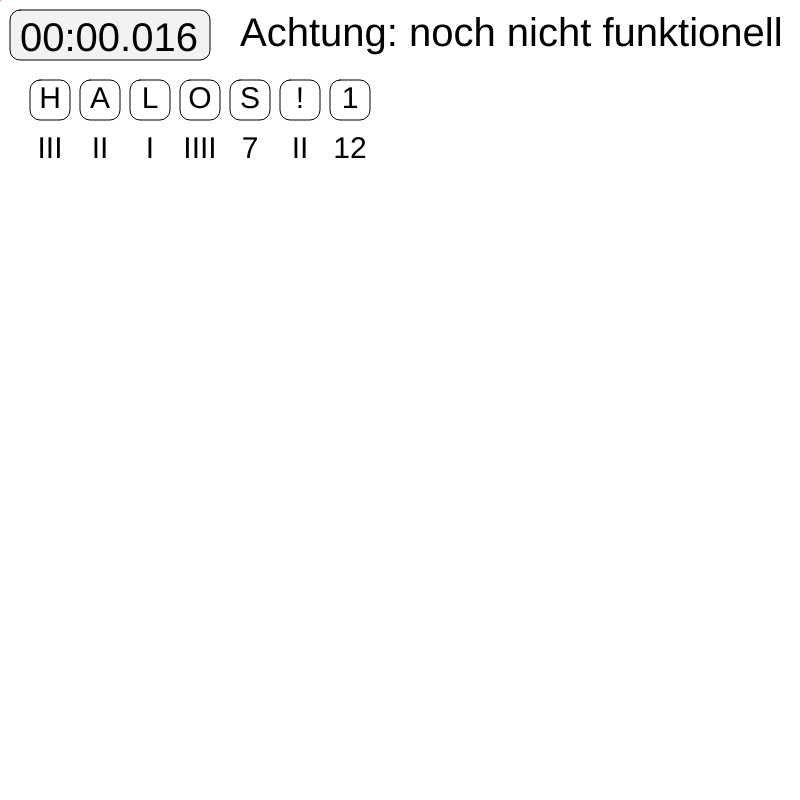
Frame 1 (no input)
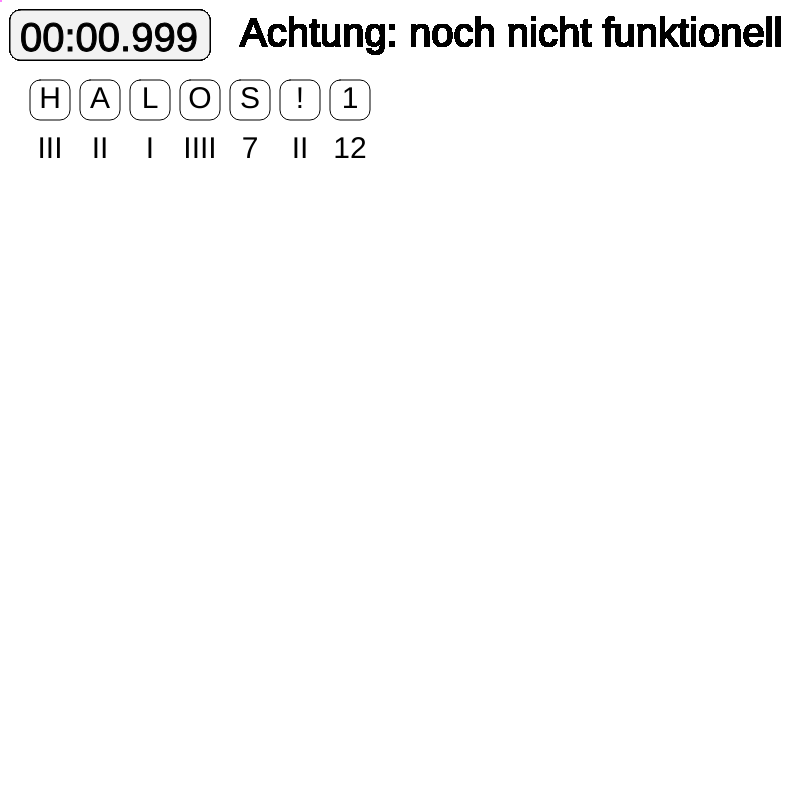
Frame 60 (no input)
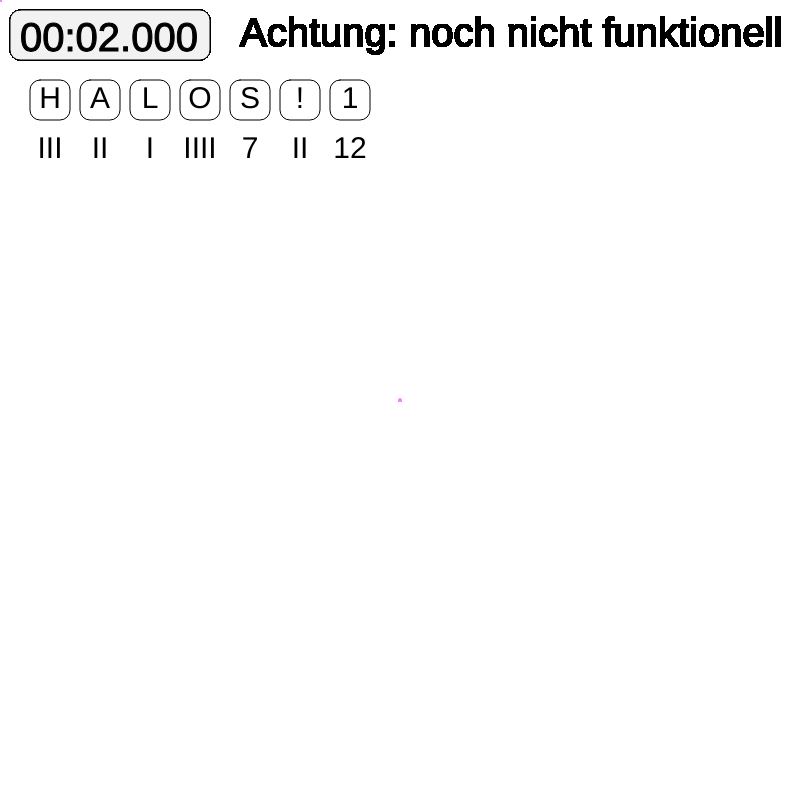
Frame 120 (the mouse pressed at the canvas centre since frame 60)

The p5.js sketch that drew these frames (run headless with seeded random() and noise() and a simulated clock; from frame 60 on, the mouse is pressed at the canvas centre):

// p5.js sketch
// ── sketch.js

let w = 800
let h = 800;
let seconds, milliseconds;

function setup() {
  createCanvas(w, h);
  angleMode(DEGREES);
  background(255);
  rectMode(CENTER);

  textSize(30);
  textAlign(CENTER, CENTER);
  rect(50,100, 40, 40, 10);
  text("H", 50, 100);
  text("III", 50, 150);
  rect(100,100, 40, 40, 10);
  text("A", 100,100);
  text("II", 100, 150);
  rect(150,100, 40, 40, 10);
  text("L", 150,100);  
  text("I", 150, 150);
  rect(200,100, 40, 40, 10);
  text("O", 200,100);
  text("IIII", 200, 150);
  rect(250,100, 40, 40, 10);
  text("S", 250,100);  
  text("7", 250, 150);
  rect(300,100, 40, 40, 10);
  text("!", 300,100);  
  text("II", 300, 150);
  rect(350,100, 40, 40, 10);
  text("1", 350,100);  
  text("12", 350, 150);
}

function draw() {

  //technical second calc stuff
  milliseconds = int(millis() % 60000);
  seconds = int(milliseconds / 1000);  
  millisecondsPerSecond = milliseconds % 1000;

  let seconds_two_digits = String(seconds).padStart(2, "0");
  let milliseconds_three_digits = String(millisecondsPerSecond).padStart(3, "0");

  if(millis() >= 60000) fill(128, 255, 128);
  else fill(242,242,242);
  rect(110,35,200,50,10);
  fill(0);
  textSize(40);
  textAlign(LEFT, CENTER);

  text("Achtung: noch nicht funktionell", 240, 35);
  
  let curtime = "00:" + seconds_two_digits + "." + milliseconds_three_digits; 
  text(curtime, 20, 40);

  fill(255, 128, 255);
  noStroke();
  ellipse(mouseX, mouseY, 3);
  stroke(0);

}

function keyPressed(){
  fill(keyCode);
  let x = random(50, 750);
  let y = random(50, 750);
  rect(x,y, 40, 40, 10);
  if(keyCode > 150) fill(0);
  else fill(255);
  if(key.length > 1) textSize(10);
  else textSize(30);
  textAlign(CENTER, CENTER);
  text(key, x, y);
}
